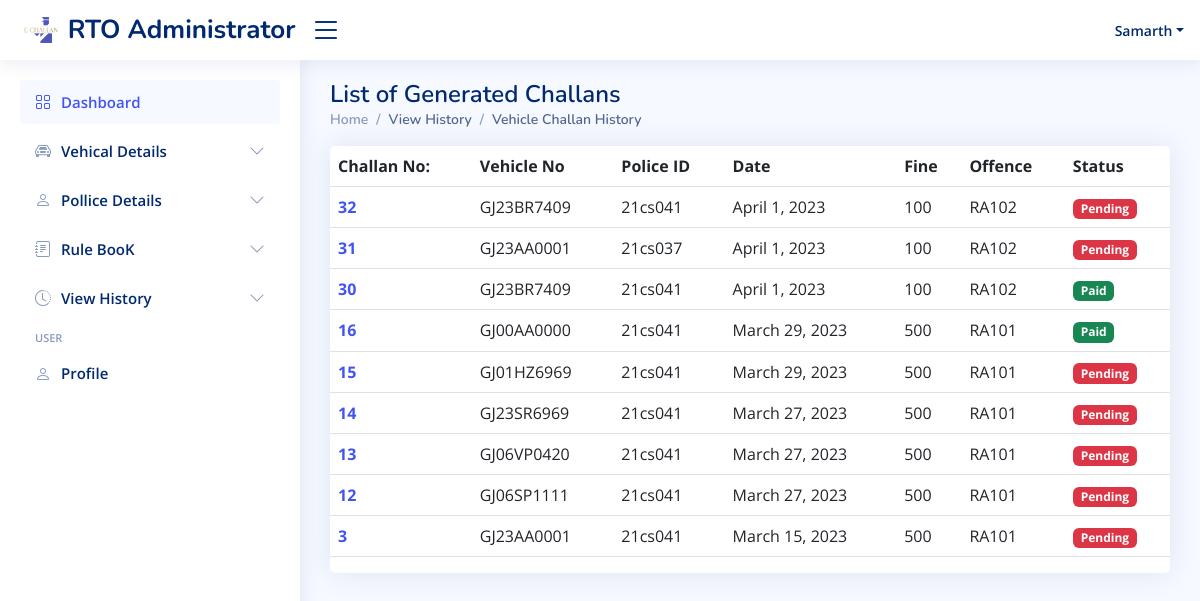
The page /rto-administrator/rtodashboard/challan_history/ (signed in) on the database its author committed.
### rto/models.py (models this page shows, shortened)
class Challan(models.Model):
    challan_no=models.AutoField(primary_key = True)
    cpolice=models.CharField(max_length=50,default=None)
    suspect_name=models.CharField(max_length=50,default=None)
    owner_name=models.CharField(max_length=50,default=None)
    offence_date=models.DateField(default=None)
    offence_time=models.TimeField(default=None)
    vehicle_no=models.CharField(max_length=50,default=None)
    offender_mobile_no=models.IntegerField(default=None,null=True)
    offender_email_id=models.CharField(max_length=50,default=None,null=True)
    fine=models.IntegerField(default=None)
    rule_code=models.CharField(max_length=50,default=None)
    evidence=models.ImageField( height_field=None, width_field=None,max_length=100, blank=True)
    status=models.CharField(max_length=15,default='Pending')

### rto/views.py (the view)
# urls.py: path('rtodashboard/challan_history/', views.allcrto,name="challanlist"),
def allcrto(request):
    if authcheck(request):
        allchs = list(Challan.objects.all().values().reverse())
        allchs=allchs[::-1]
        c = request.session.get('username')
        v = request.session.get('username')
        context1 = {
            'user': user(request),
            'c': allchs
            }
        return render(request, 'challan_history.html',context1)
    else:
        return log_rto(request)

### rto/views.py (called while the page is built)
def authcheck(request):
    if request.session.get('login') == False or request.session.get('username') == None:
        return False
    else:
        return True

def user(request):
    user_info = {
        'username': request.session.get('username')
    }
    return user_info

### rto/templates/challan_history.html (shortened to what this page needs)
{% extends 'base.html' %}
{% block body1 %}
<main id="main" class="main">
  <div class="pagetitle">
    <h1>List of Generated Challans</h1>
    <nav>
      <ol class="breadcrumb">
        <li class="breadcrumb-item"><a href="../">Home</a></li>
        <li class="breadcrumb-item active">View History</li>
        <li class="breadcrumb-item active">Vehicle Challan History</li>
      </ol>
    </nav>
  </div>
  <section class="section">
    <div class="row">
      <div class="col-lg-12">
        <div class="col-12">
          <div class="card  overflow-auto">
            <table class="table table-border datatable">
                <thead>
                  <tr>
                    <tr>
                      <th scope="col">Challan No:</th>
                      <th scope="col">Vehicle No </th>
                      <th scope="col">Police ID </th>
                      <th scope="col">Date </th>
                      <th scope="col">Fine </th>
                      <th scope="col">Offence </th>
                    <th scope="col">Status </th>
                  </tr>
                </thead>
                <tbody>
                    {% for i in c %}
                    <tr>
                      <th scope="row"><a href="rchallan/{{ i.challan_no}}">{{i.challan_no}}</a></th>
                      <td>{{i.vehicle_no}}</td>
                      <td>{{i.cpolice}}</td>
                    <td>{{i.offence_date}}</td>
                    <td>{{i.fine}}</td>
                    <td>{{i.rule_code}}</td>
                    {% if i.status == 'Paid' %}
                    <td><span class="badge bg-success">{{i.status}}</span></td>
                    {% else %}
                    <td><span class="badge bg-danger">{{i.status}}</span></td>
                    {%endif%}
                       </tr>
                    {% endfor %}
              </tbody>
            </table>
          </div>
        </div>
    </div>
    </div>
  </section>
</main>
{% endblock body1 %}

### rto/static/assets/css/style.css (style rules this page uses)
:root { scroll-behavior: smooth; }
body { font-family: "Open Sans", sans-serif; background: #f6f9ff; color: #444444; }
a { color: #4154f1; text-decoration: none; }
h1, h2, h3, h4, h5, h6 { font-family: "Nunito", sans-serif; }
#main { margin-top: 60px; padding: 20px 30px; transition: all 0.3s; }
.pagetitle { margin-bottom: 10px; }
.pagetitle h1 { font-size: 24px; margin-bottom: 0; font-weight: 600; color: #012970; }
.card { margin-bottom: 30px; border: none; border-radius: 5px; box-shadow: 0px 0 30px rgba(1, 41, 112, 0.1); }
.breadcrumb { font-size: 14px; font-family: "Nunito", sans-serif; color: #899bbd; font-weight: 600; }
.breadcrumb a { color: #899bbd; transition: 0.3s; }
.breadcrumb .breadcrumb-item::before { color: #899bbd; }
.breadcrumb .active { color: #51678f; font-weight: 600; }
@media (min-width: 1200px) { #main, #footer { margin-left: 300px; } }

### rows shown on the page
Challan: challan_no "32", vehicle_no "GJ23BR7409", cpolice "21cs041", offence_date "April 1, 2023", fine "100", rule_code "RA102", status "Pending"
Challan: challan_no "31", vehicle_no "GJ23AA0001", cpolice "21cs037", offence_date "April 1, 2023", fine "100", rule_code "RA102", status "Pending"
Challan: challan_no "30", vehicle_no "GJ23BR7409", cpolice "21cs041", offence_date "April 1, 2023", fine "100", rule_code "RA102", status "Paid"
Challan: challan_no "16", vehicle_no "GJ00AA0000", cpolice "21cs041", offence_date "March 29, 2023", fine "500", rule_code "RA101", status "Paid"
Challan: challan_no "15", vehicle_no "GJ01HZ6969", cpolice "21cs041", offence_date "March 29, 2023", fine "500", rule_code "RA101", status "Pending"
Challan: challan_no "14", vehicle_no "GJ23SR6969", cpolice "21cs041", offence_date "March 27, 2023", fine "500", rule_code "RA101", status "Pending"
Challan: challan_no "13", vehicle_no "GJ06VP0420", cpolice "21cs041", offence_date "March 27, 2023", fine "500", rule_code "RA101", status "Pending"
Challan: challan_no "12", vehicle_no "GJ06SP1111", cpolice "21cs041", offence_date "March 27, 2023", fine "500", rule_code "RA101", status "Pending"
Challan: challan_no "3", vehicle_no "GJ23AA0001", cpolice "21cs041", offence_date "March 15, 2023", fine "500", rule_code "RA101", status "Pending"

### other values the page prints
{{ user.username }} "Samarth"
